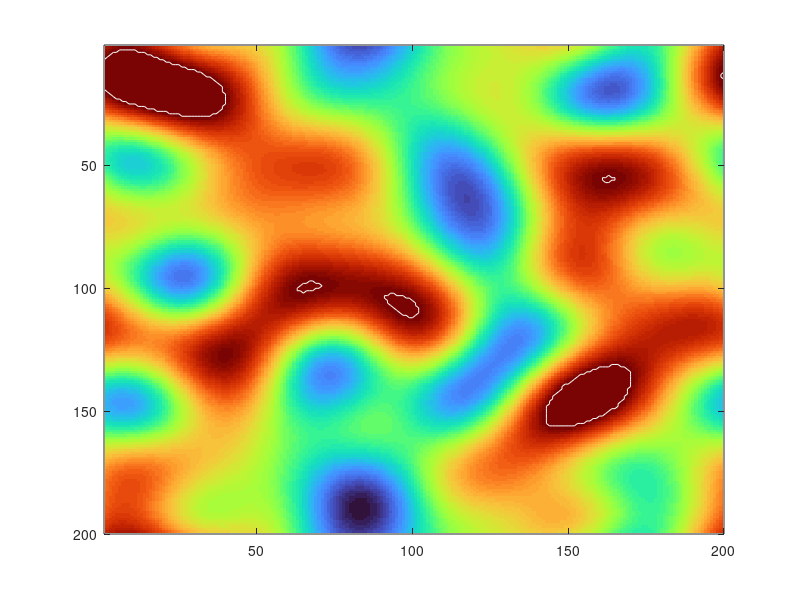

Here is the MATLAB script that generated this plot: (Note: this script raises an error after producing the figure.)
clc, clear, close all

% number of point
Nx = 200;
Ny = 200;
tmax = 100;

weatherMat = zeros(Nx, Ny, tmax);
numSeed = 555;

figure(88)
axis equal tight
colormap turbo

for t = 1:tmax
    f = 0.018;   % Increase the randomness control parameter
    
    rand('seed', numSeed)
    
    nx1 = 1 + floor(0.999*f*Nx);
    nx2 = Nx - nx1 + 1;
    ny1 = 1 + floor(0.999*f*Nx);
    ny2 = Nx - nx1 + 1;
    
    F = rand(Nx,Ny);
    F = fft2(F);   % 2D FFT
    F(nx1:nx2 - 0.5*sin(t/2), :) = 0;
    F(:, ny1:ny2 - 0.5*cos(t/2)) = 0;
    
    F = real(ifft2(F));  % 2D iFFT
    
    % Scale the values to the desired range (0.2 - 1)
    F = (F - min(F(:))) ./ (max(F(:)) - min(F(:)));
    F = F * 1.2;
    F(F>1) = 1;

    imagesc(F)
    
    hold on 
    [C2,h2] = contourf(1:200, 1:200, F, [1, 1], 'FaceAlpha',0,...
        'LineColor', 'w', 'LineWidth', 2);
    
    clabel(C2,h2,'FontSize',15,'Color','w')
    axis equal tight
    
    title(num2str(t,'time = %4.1f s'))
    set(gca, 'YDir', 'normal')
    colorbar
    pause(0.01)
    hold off

    weatherMat(:,:,t) = F;
end

set(gca, 'YDir', 'normal')
fileName = "WeatherMat_" + num2str(numSeed) +".mat";
% save(fileName, 'weatherMat')
